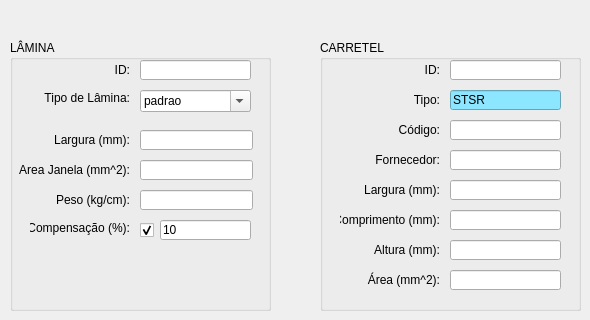
    <widget class="QWidget" name="tab_laminaBobbin">
     <attribute name="title">
      <string>Lâmina / Carretel</string>
     </attribute>
     <widget class="QGroupBox" name="groupBox_lamina">
      <property name="geometry">
       <rect>
        <x>10</x>
        <y>40</y>
        <width>261</width>
        <height>271</height>
       </rect>
      </property>
      <property name="title">
       <string>LÂMINA</string>
      </property>
      <widget class="QLineEdit" name="lineEdit_laminaCompensation">
       <property name="geometry">
        <rect>
         <x>150</x>
         <y>180</y>
         <width>91</width>
         <height>20</height>
        </rect>
       </property>
       <property name="text">
        <string>10</string>
       </property>
      </widget>
      <widget class="QLineEdit" name="lineEdit_laminaWidth">
       <property name="geometry">
        <rect>
         <x>130</x>
         <y>90</y>
         <width>113</width>
         <height>20</height>
        </rect>
       </property>
      </widget>
      <widget class="QLineEdit" name="lineEdit_laminaArea">
       <property name="geometry">
        <rect>
         <x>130</x>
         <y>120</y>
         <width>113</width>
         <height>20</height>
        </rect>
       </property>
      </widget>
      <widget class="QComboBox" name="comboBox_laminaType">
       <property name="geometry">
        <rect>
         <x>130</x>
         <y>50</y>
         <width>111</width>
         <height>22</height>
        </rect>
       </property>
       <property name="styleSheet">
        <string notr="true"/>
       </property>
       <property name="editable">
        <bool>true</bool>
       </property>
       <item>
        <property name="text">
         <string>padrao</string>
        </property>
       </item>
       <item>
        <property name="text">
         <string>comprida</string>
        </property>
       </item>
      </widget>
      <widget class="QLineEdit" name="lineEdit_laminaWeight">
       <property name="geometry">
        <rect>
         <x>130</x>
         <y>150</y>
         <width>113</width>
         <height>20</height>
        </rect>
       </property>
      </widget>
      <widget class="QLabel" name="label_laminaWeight">
       <property name="geometry">
        <rect>
         <x>20</x>
         <y>150</y>
         <width>100</width>
         <height>20</height>
        </rect>
       </property>
       <property name="text">
        <string>Peso (kg/cm):</string>
       </property>
       <property name="alignment">
        <set>Qt::AlignRight|Qt::AlignTrailing|Qt::AlignVCenter</set>
       </property>
      </widget>
      <widget class="QCheckBox" name="checkBox_laminaCompensation">
       <property name="geometry">
        <rect>
         <x>130</x>
         <y>180</y>
         <width>21</width>
         <height>21</height>
        </rect>
       </property>
       <property name="text">
        <string/>
       </property>
       <property name="checked">
        <bool>true</bool>
       </property>
      </widget>
      <widget class="QLabel" name="label_laminaWidth">
       <property name="geometry">
        <rect>
         <x>20</x>
         <y>90</y>
         <width>100</width>
         <height>20</height>
        </rect>
       </property>
       <property name="text">
        <string>Largura (mm):</string>
       </property>
       <property name="alignment">
        <set>Qt::AlignRight|Qt::AlignTrailing|Qt::AlignVCenter</set>
       </property>
      </widget>
      <widget class="QLabel" name="label_laminaType">
       <property name="geometry">
        <rect>
         <x>20</x>
         <y>50</y>
         <width>100</width>
         <height>16</height>
        </rect>
       </property>
       <property name="text">
        <string>Tipo de Lâmina:</string>
       </property>
       <property name="alignment">
        <set>Qt::AlignRight|Qt::AlignTrailing|Qt::AlignVCenter</set>
       </property>
      </widget>
      <widget class="QLineEdit" name="lineEdit_laminaID">
       <property name="geometry">
        <rect>
         <x>130</x>
         <y>20</y>
         <width>111</width>
         <height>20</height>
        </rect>
       </property>
      </widget>
      <widget class="QLabel" name="label_laminaArea">
       <property name="geometry">
        <rect>
         <x>9</x>
         <y>120</y>
         <width>111</width>
         <height>20</height>
        </rect>
       </property>
       <property name="text">
        <string>Area Janela (mm^2):</string>
       </property>
       <property name="alignment">
        <set>Qt::AlignRight|Qt::AlignTrailing|Qt::AlignVCenter</set>
       </property>
      </widget>
      <widget class="QLabel" name="label_laminaID">
       <property name="geometry">
        <rect>
         <x>20</x>
         <y>20</y>
         <width>100</width>
         <height>20</height>
        </rect>
       </property>
       <property name="text">
        <string>ID:</string>
       </property>
       <property name="alignment">
        <set>Qt::AlignRight|Qt::AlignTrailing|Qt::AlignVCenter</set>
       </property>
      </widget>
      <widget class="QLabel" name="label_laminaCompensation">
       <property name="geometry">
        <rect>
         <x>20</x>
         <y>180</y>
         <width>100</width>
         <height>16</height>
        </rect>
       </property>
       <property name="text">
        <string>Compensação (%):</string>
       </property>
       <property name="alignment">
        <set>Qt::AlignRight|Qt::AlignTrailing|Qt::AlignVCenter</set>
       </property>
      </widget>
     </widget>
     <widget class="QGroupBox" name="groupBox_bobbin">
      <property name="geometry">
       <rect>
        <x>320</x>
        <y>40</y>
        <width>261</width>
        <height>271</height>
       </rect>
      </property>
      <property name="title">
       <string>CARRETEL</string>
      </property>
      <widget class="QLabel" name="label_bobbinArea">
       <property name="geometry">
        <rect>
         <x>20</x>
         <y>230</y>
         <width>100</width>
         <height>20</height>
        </rect>
       </property>
       <property name="text">
        <string>Área (mm^2):</string>
       </property>
       <property name="alignment">
        <set>Qt::AlignRight|Qt::AlignTrailing|Qt::AlignVCenter</set>
       </property>
      </widget>
      <widget class="QLineEdit" name="lineEdit_bobbinCode">
       <property name="geometry">
        <rect>
         <x>130</x>
         <y>80</y>
         <width>111</width>
         <height>20</height>
        </rect>
       </property>
       <property name="text">
        <string/>
       </property>
      </widget>
      <widget class="QLabel" name="label_bobbinLength">
       <property name="geometry">
        <rect>
         <x>20</x>
         <y>170</y>
         <width>100</width>
         <height>20</height>
        </rect>
       </property>
       <property name="text">
        <string>Comprimento (mm):</string>
       </property>
       <property name="alignment">
        <set>Qt::AlignRight|Qt::AlignTrailing|Qt::AlignVCenter</set>
       </property>
      </widget>
      <widget class="QLineEdit" name="lineEdit_bobbinHeight">
       <property name="geometry">
        <rect>
         <x>130</x>
         <y>200</y>
         <width>111</width>
         <height>20</height>
        </rect>
       </property>
       <property name="text">
        <string/>
       </property>
      </widget>
      <widget class="QLineEdit" name="lineEdit_bobbinLength">
       <property name="geometry">
        <rect>
         <x>130</x>
         <y>170</y>
         <width>111</width>
         <height>20</height>
        </rect>
       </property>
       <property name="text">
        <string/>
       </property>
      </widget>
      <widget class="QLabel" name="label_bobbinHeight">
       <property name="geometry">
        <rect>
         <x>20</x>
         <y>200</y>
         <width>100</width>
         <height>20</height>
        </rect>
       </property>
       <property name="text">
        <string>Altura (mm):</string>
       </property>
       <property name="alignment">
        <set>Qt::AlignRight|Qt::AlignTrailing|Qt::AlignVCenter</set>
       </property>
      </widget>
      <widget class="QLabel" name="label_bobbinCode">
       <property name="geometry">
        <rect>
         <x>20</x>
         <y>80</y>
         <width>100</width>
         <height>20</height>
        </rect>
       </property>
       <property name="text">
        <string>Código:</string>
       </property>
       <property name="alignment">
        <set>Qt::AlignRight|Qt::AlignTrailing|Qt::AlignVCenter</set>
       </property>
      </widget>
      <widget class="QLabel" name="label_bobbinID">
       <property name="geometry">
        <rect>
         <x>20</x>
         <y>20</y>
         <width>100</width>
         <height>20</height>
        </rect>
       </property>
       <property name="text">
        <string>ID:</string>
       </property>
       <property name="alignment">
        <set>Qt::AlignRight|Qt::AlignTrailing|Qt::AlignVCenter</set>
       </property>
      </widget>
      <widget class="QLineEdit" name="lineEdit_bobbinArea">
       <property name="geometry">
        <rect>
         <x>130</x>
         <y>230</y>
         <width>111</width>
         <height>20</height>
        </rect>
       </property>
       <property name="text">
        <string/>
       </property>
      </widget>
      <widget class="QLabel" name="label_bobbinWidth">
       <property name="geometry">
        <rect>
         <x>20</x>
         <y>140</y>
         <width>100</width>
         <height>20</height>
        </rect>
       </property>
       <property name="text">
        <string>Largura (mm):</string>
       </property>
       <property name="alignment">
        <set>Qt::AlignRight|Qt::AlignTrailing|Qt::AlignVCenter</set>
       </property>
      </widget>
      <widget class="QLineEdit" name="lineEdit_bobbinProvider">
       <property name="geometry">
        <rect>
         <x>130</x>
         <y>110</y>
         <width>111</width>
         <height>20</height>
        </rect>
       </property>
       <property name="text">
        <string/>
       </property>
      </widget>
      <widget class="QLineEdit" name="lineEdit_bobbinType">
       <property name="geometry">
        <rect>
         <x>130</x>
         <y>50</y>
         <width>111</width>
         <height>20</height>
        </rect>
       </property>
       <property name="styleSheet">
        <string notr="true">background-color: rgb(140, 230, 255);</string>
       </property>
       <property name="text">
        <string>STSR</string>
       </property>
      </widget>
      <widget class="QLineEdit" name="lineEdit_bobbinID">
       <property name="geometry">
        <rect>
         <x>130</x>
         <y>20</y>
         <width>111</width>
         <height>20</height>
        </rect>
       </property>
      </widget>
      <widget class="QLabel" name="label_bobbinProvider">
       <property name="geometry">
        <rect>
         <x>20</x>
         <y>110</y>
         <width>100</width>
         <height>20</height>
        </rect>
       </property>
       <property name="text">
        <string>Fornecedor:</string>
       </property>
       <property name="alignment">
        <set>Qt::AlignRight|Qt::AlignTrailing|Qt::AlignVCenter</set>
       </property>
      </widget>
      <widget class="QLineEdit" name="lineEdit_bobbinWidth">
       <property name="geometry">
        <rect>
         <x>130</x>
         <y>140</y>
         <width>111</width>
         <height>20</height>
        </rect>
       </property>
       <property name="text">
        <string/>
       </property>
      </widget>
      <widget class="QLabel" name="label_bobbinType">
       <property name="geometry">
        <rect>
         <x>20</x>
         <y>50</y>
         <width>100</width>
         <height>20</height>
        </rect>
       </property>
       <property name="text">
        <string>Tipo:</string>
       </property>
       <property name="alignment">
        <set>Qt::AlignRight|Qt::AlignTrailing|Qt::AlignVCenter</set>
       </property>
      </widget>
     </widget>
    </widget>
